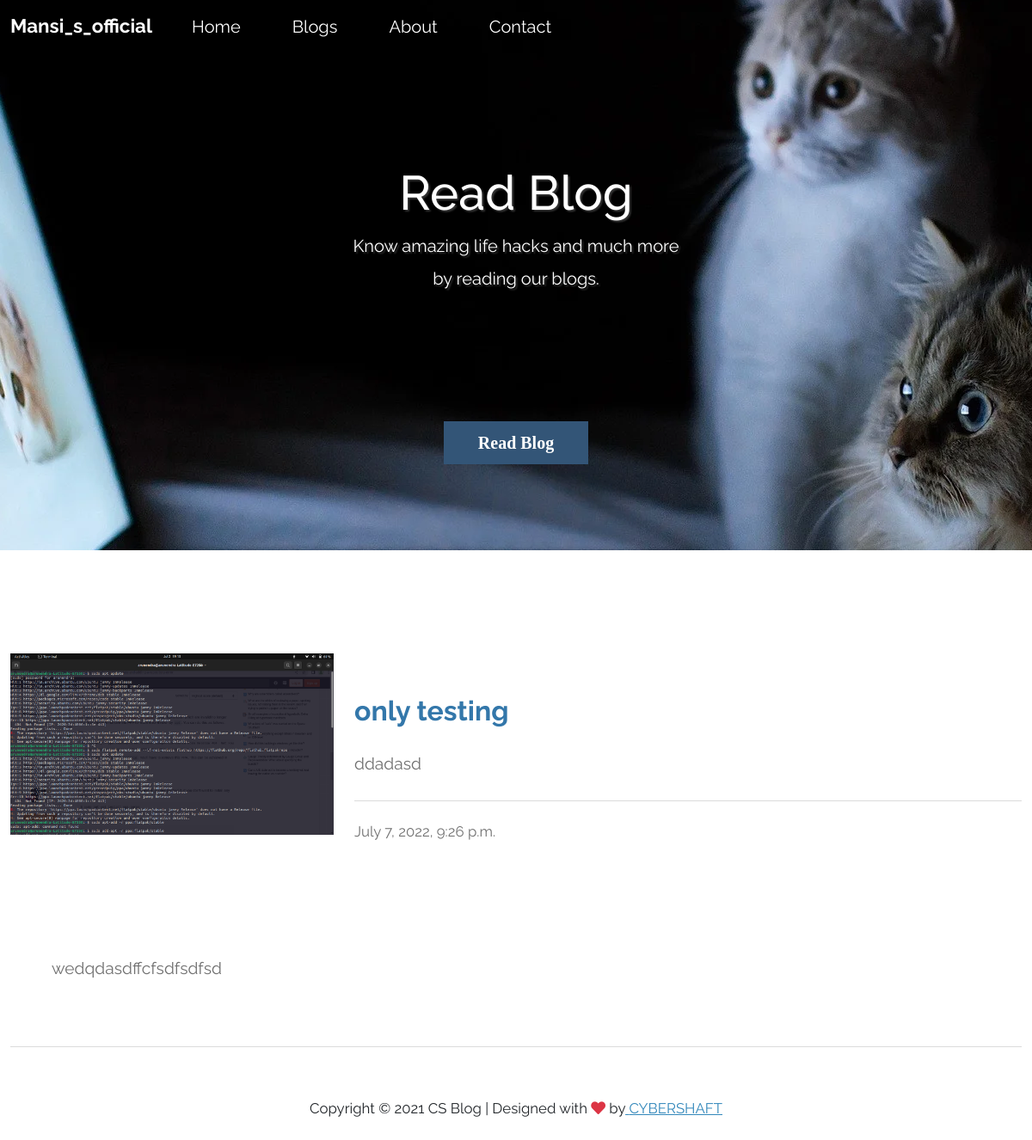
The page /Read_Blog/2 on the database its author committed.
### Blog_app/models.py (models this page shows, shortened)
class Blog(models.Model):
    blog_title = models.CharField(max_length=100)
    short_desc = models.CharField(max_length=200)
    main_content = models.TextField()
    b_image = models.ImageField(upload_to="blog_img")
    date_time = models.DateTimeField(auto_now_add=True)
    user = models.ForeignKey(User, on_delete=models.CASCADE)

### Blog_app/views.py (the view)
# urls.py: path('Read_Blog/<int:blog_id>', views.Read_Blog, name='Read_Blog'),
def Read_Blog(request, blog_id):
    blog_con = Blog.objects.get(id=blog_id)
    return render(request, "Read_Blog.html", {"content": blog_con})

### Templates/Read_Blog.html (shortened to what this page needs)
{% extends "basic.html" %} {% load static %} {% block title %} Home - CS Blog {% endblock title %} {% block main_body %}
<div class="text-center tm-hero-text-container">
    <div class="tm-hero-text-container-inner">
        <h2 class="tm-hero-title">Read Blog</h2>
        <p class="tm-hero-subtitle">
            Know amazing life hacks and much more
            <br>by reading our blogs.
        </p>
    </div>
</div>
<div class="tm-next tm-intro-next">
    <a href="#whatwedo" class="text-center tm-down-arrow-link">
        <i class="fas tm-down-arrow">Read Blog</i>
    </a>
</div>
</section>
<section id="whatwedo" class="tm-section-pad-top">
    <div class="container">
        <div class="row tm-content-box">
            <div class="container">
                <div class="row tm-content-box">
                    <div class="col-lg-4">
                        <img src="/media/{{content.b_image}}" width="100%" alt="Profile Pic">
                    </div>
                    <div class="col-lg-8">
                        <div class="tm-intro-text-container py-5">
                            <h2 class="tm-text-primary mb-4"> <strong> {{content.blog_title}}</strong></h2>
                            <p class="mb-4 tm-intro-text">
                                {{content.short_desc}}
                            </p>
                            <hr>
                            <p>
                                <small> {{content.date_time}}</small>
                            </p>
                        </div>
                    </div>
                </div>
                <div class="row tm-content-box px-5">
                    <div class="container">
                        {{content.main_content|safe}}
                    </div>
                </div>
                <hr>
            </div>
        </div>
    </div>
    <footer class="text-center text-dark small">
        <p class="mb-0">
            Copyright &copy; 2021 CS Blog | Designed with <i class="fa fa-heart text-danger"></i> by<a rel="nofollow" href="https://www.cybershaft.in" target="_blank" title="HTML templates"> CYBERSHAFT</a></p>
    </footer>
</section>
</body>
</html>
{% endblock main_body %}

### Blog_app/static/css/tooplate-infinite-loop.css (style rules this page uses)
body { font-family: "Raleway", sans-serif; font-size: 1.2em; color: #707070; margin: 0; padding: 0; overflow-x: hidden; }
a { transition: all 0.3s ease; color: #38B; }
.tm-section-pad-top { padding-top: 80px; padding-bottom: 40px; }
.tm-content-box { padding-top: 20px; padding-bottom: 40px; }
.tm-text-primary { color: #37A; }
.tm-hero-text-container { width: 100%; height: 100%; display: flex; flex-flow: column; justify-content: center; }
.tm-hero-text-container-inner { margin-top: -90px; }
.tm-hero-title { font-size: 3.5rem; text-shadow: 2px 2px 2px #333; }
.tm-hero-subtitle { text-shadow: 2px 2px 2px #333; }
.tm-intro-next { position: absolute; bottom: 100px; left: 0; right: 0; }
.tm-down-arrow-link { display: block; margin-top: 18%; }
.tm-down-arrow { color: #FFF; cursor: pointer; background: #357; padding: 15px 40px; transition: all 0.3s ease; }
.tm-intro-text { font-size: 1.2rem; }
::placeholder { color: white; opacity: 1; }
p { line-height: 1.9; }
@media (min-width: 768px) { .tm-intro-text-container { padding-left: 0px; } }
@media (min-width: 1200px) { .container { max-width: 1275px; } }

### rows shown on the page
Blog: b_image (picture), blog_title "only testing", short_desc "ddadasd", date_time "July 7, 2022, 9:26 p.m.", main_content "wedqdasdffcfsdfsdfsd"
